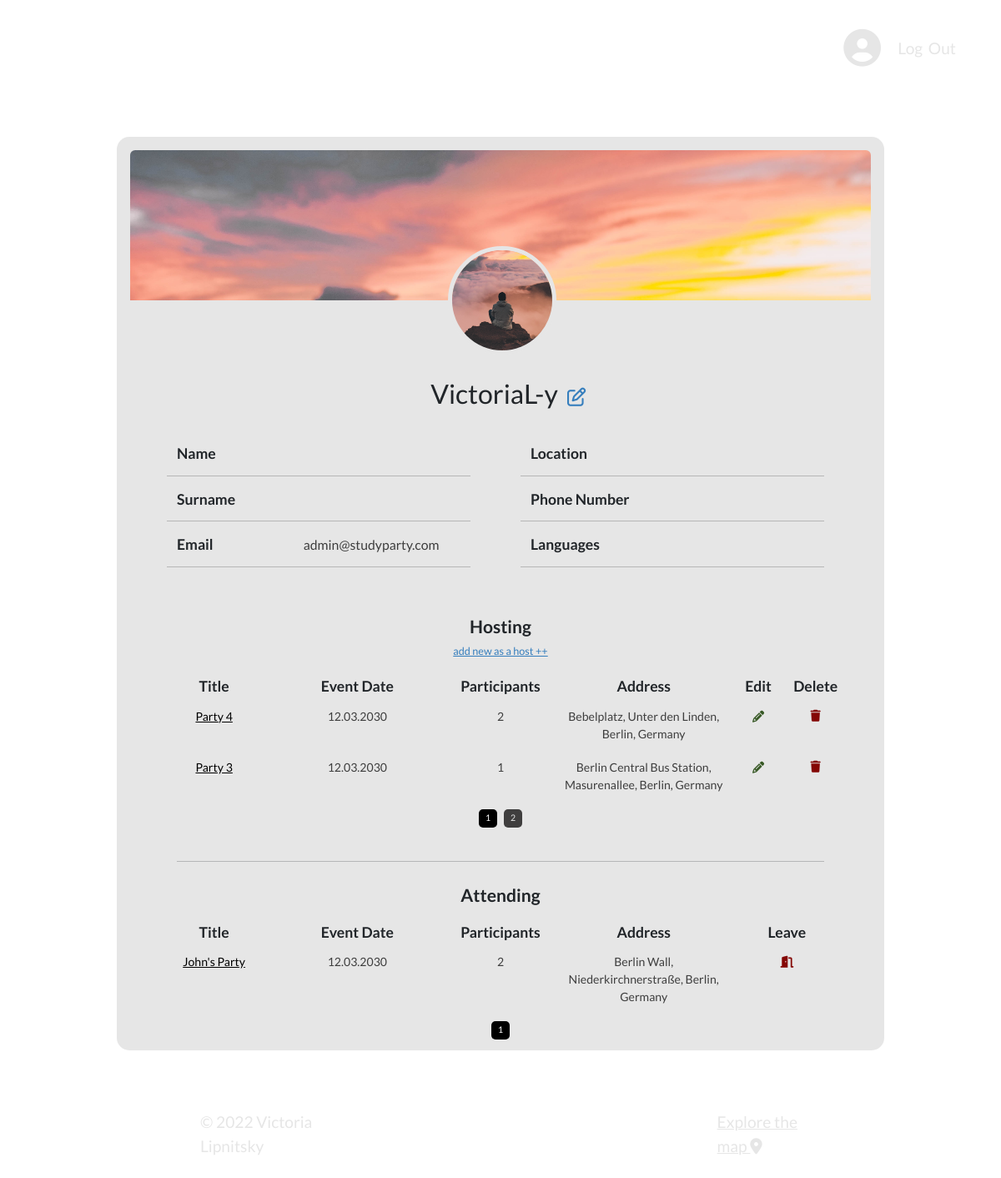
/profile (signed in), run on the app's committed database.
### app/models.py (models this page shows, shortened)
class User(db.Model, UserMixin):
    __tablename__ = 'author'
    id = db.Column(db.Integer, primary_key=True)
    username = db.Column(db.String(20), unique=True, nullable=False)
    email = db.Column(db.String(120), unique=True, nullable=False)
    name = db.Column(db.String(20), unique=False, nullable=True, default=' ')
    surname = db.Column(db.String(20), unique=False, nullable=True, default=' ')
    phoneNumber = db.Column(db.String(15), unique=False, nullable=True, default=' ')
    location = db.Column(db.String(40), unique=False, nullable=True, default=' ')
    languages = db.Column(db.String(50), unique=False, nullable=True, default=' ')
    image_avatar_file = db.Column(db.String(20), nullable=False, default='default.jpg')
    image_bg_file = db.Column(db.String(20), nullable=False, default='default.jpg')
    password = db.Column(db.String(60), nullable=False)
    party = db.relationship('Party', backref='author', lazy=True)
    attending = db.relationship('Party', secondary=association_table, backref="followers")

class Party(db.Model):
    __tablename__ = 'party'
    id = db.Column(db.Integer, primary_key=True)
    title = db.Column(db.String(30), nullable=False)
    date_posted = db.Column(db.DateTime, nullable=False, default=datetime.utcnow)
    date_time = db.Column(db.String(30), nullable=False)
    address = db.Column(db.String(30), nullable=False)
    lng = db.Column(db.String(30), nullable=False)
    lat = db.Column(db.String(30), nullable=False)
    whatsapp_link = db.Column(db.String(30), nullable=False)
    party_languages = db.Column(db.String(30), nullable=False)
    description = db.Column(db.Text, nullable=False)
    author_id = db.Column(db.Integer, db.ForeignKey('author.id'), nullable=False)

### app/routes.py (the view)
@app.route("/profile")
@login_required
def profile():
    form = PartyForm()
    page = request.args.get('page_host', 1, type=int)
    parties = Party.query.filter(Party.author==current_user).order_by(Party.date_posted.desc()).paginate(page=page, per_page=2)
    page_2 = request.args.get('page_att', 1, type=int)
    parties_2 = Party.query.join(User.attending).filter(User.id == current_user.id).order_by(Party.date_posted.desc()).paginate(page=page_2, per_page=2)
    image_avatar_file = url_for('static', filename='profile_pics/' + current_user.image_avatar_file)
    image_bg_file = url_for('static', filename='profile_pics/' + current_user.image_bg_file)
    return render_template("profile.html", title="Profile", image_avatar_file=image_avatar_file, image_bg_file=image_bg_file, parties=parties, parties_2=parties_2, form=form)

### app/models.py (called while the page is built)
@login_manager.user_loader
def load_user(user_id):
    return User.query.get(int(user_id))

### app/templates/profile.html (shortened to what this page needs)
{% extends "layout.html" %}
{% block content %}
<div class="profile-container">
    <div class="profile-backg-img px-3 pb-3">
        <img class="rounded" src="{{ image_bg_file }}">
    </div>
    <div class="media d-flex flex-column align-items-center justify-content-center">
        <img class="rounded-circle ms-4 profile-img" src="{{ image_avatar_file }}">
        <h2 class="pt-3 pb-2 text-center">&nbsp;&nbsp;&nbsp;{{ current_user.username }} <a href="{{ url_for('updateProfile') }}"><i class="fa-regular fa-pen-to-square edit-profile"></i></a></h2>
        <div class="row px-5 py-4 container-fluid user-data">
            <div class="col-lg-6">
                <div class="row container-fluid">
                    <div class="col-5">
                        <span>Name</span>
                    </div>
                    <div class="col-7">
                    </div>
                    <div class="col-5">
                        <span>Surname</span>
                    </div>
                    <div class="col-7">
                    </div>
                    <div class="col-5">
                        <span>Email</span>
                    </div>
                    <div class="col-7">
                        <span>{{ current_user.email }}</span>
                    </div>
                </div>
            </div>
            <div class="col-lg-6">
                <div class="row container-fluid mx-0">
                    <div class="col-5">
                        <span>Location</span>
                    </div>
                    <div class="col-7">
                    </div>
                    <div class="col-5">
                        <span>Phone Number</span>
                    </div>
                    <div class="col-7">
                    </div>
                    <div class="col-5">
                        <span>Languages</span>
                    </div>
                    <div class="col-7">
                    </div>
                </div>
            </div>
        </div>
        <div class="row px-5 py-3 container-fluid user-data text-center">
            <div class="mb-1">
                <span class="headList"><strong>Hosting</strong></span>
                <br>
                <a href="{{ url_for('new_party') }}"><p class="link-to-creat-party">add new as a host&nbsp;++</p></a>
            </div>
            {% if parties.items %}
                <div class="col-2 p-0 mb-2 headColumn">
                    <span><strong>{{ form.title.label }}</strong></span>
                </div>
                <div class="col-3 p-0 headColumn">
                    <span><strong>{{ form.date_time.label }}</strong></span>
                </div>
                <div class="col-2 p-0 headColumn">
                    <span><strong>Participants</strong></span>
                </div>
                <div class="col-3 p-0 headColumn">
                    <span><strong>{{ form.address.label }}</strong></span>
                </div>
                <div class="col-1 p-0 headColumn">
                    <span><strong>Edit</strong></span>
                </div>
                <div class="col-1 p-0 headColumn">
                    <span><strong>Delete</strong></span>
                </div>
            {% else %}
                <span><i>Nothing here... </i><i class="fa-solid fa-wind"></i></span>
            {% endif %}
            {% for party in parties.items %}
                <div class="col-2 p-0 partyTitle">
                    <a href="{{ url_for('party', party_id=party.id) }}">{{ party.title }}</a>
                </div>
                <div class="col-3 p-0">
                    <p>{{ party.date_time }}</p>
                </div>
                <div class="col-2 p-0">
                    <p>{{party.followers|length}}</p>
                </div>
                <div class="col-3 p-0">
                    <p>{{ party.address }}</p>
                </div>
                <div class="col-1 editParty">
                    <a href="{{ url_for('update_party', party_id=party.id) }}"><i class="fa-solid fa-pencil"></i></a>
                </div>
                <div class="col-1 deleteParty">
                    <button type="button" class="btn btn-danger btn-sm" data-bs-toggle="modal" data-bs-target="#deleteModal"><i class="fa-solid fa-trash"></i></button>
                </div>
            {% endfor %}
            <div class="pt-2 d-flex justify-content-center party_list_buttons">
            {% for page_num in parties.iter_pages(left_edge=1, right_edge=1, left_current=1, right_current=2) %}
                {% if page_num %}
                    {% if parties.page == page_num %}
                    <a class="btn ms-1 me-1 mb-4 current-page" href="{{ url_for('profile', page_host=page_num) }}">{{ page_num }}</a>
                    {% else %}
                        <a class="btn ms-1 me-1 mb-4" href="{{ url_for('profile', page_host=page_num) }}">{{ page_num }}</a>
                    {% endif %}
                {% else %}
                    ...
                {% endif %}
            {% endfor %}
            </div>
        <div class="pt-0 pb-2 px-4 m-0"><hr></div>
            <div class="mb-3">
                <span class="headList"><strong>Attending</strong></span>
            </div>
            {% if parties_2.items %}
            <div class="col-2 p-0 mb-2 headColumn">
                <span><strong>{{ form.title.label }}</strong></span>
            </div>
            <div class="col-3 p-0 headColumn">
                <span><strong>{{ form.date_time.label }}</strong></span>
            </div>
            <div class="col-2 p-0 headColumn">
                <span><strong>Participants</strong></span>
            </div>
            <div class="col-3 p-0 headColumn">
                <span><strong>{{ form.address.label }}</strong></span>
            </div>
            <div class="col-2 p-0 headColumn">
                <span><strong>Leave</strong></span>
            </div>
            {% else %}
                <span><i>Nothing here... </i><i class="fa-solid fa-wind"></i></span>
            {% endif %}
            {% for party in parties_2.items %}
                <div class="col-2 p-0 partyTitle">
                    <a href="{{ url_for('party', party_id=party.id) }}">{{ party.title }}</a>
                </div>
                <div class="col-3 p-0">
                    <p>{{ party.date_time }}</p>
                </div>
                <div class="col-2 p-0">
                    <p>{{party.followers|length}}</p>
                </div>
                <div class="col-3 p-0">
                    <p>{{ party.address }}</p>
                </div>
                <div class="col-2 leaveParty">
                    <a href="{{ url_for('leaveTroughProfile', party_id=party.id) }}"><i class="fa-sharp fa-solid fa-door-open"></i></a>
                </div>
            {% endfor %}
            <div class="pt-2 d-flex justify-content-center party_list_buttons">
            {% for page_num in parties_2.iter_pages(left_edge=1, right_edge=1, left_current=1, right_current=2) %}
                {% if page_num %}
                    {% if parties_2.page == page_num %}
                    <a class="btn ms-1 me-1 mb-4 current-page" href="{{ url_for('profile', page_att=page_num) }}">{{ page_num }}</a>
                    {% else %}
                        <a class="btn ms-1 me-1 mb-4" href="{{ url_for('profile', page_att=page_num) }}">{{ page_num }}</a>
                    {% endif %}
                {% else %}
                    ...
                {% endif %}
            {% endfor %}
            </div>
        </div>
    </div>
</div>
<div class="container-fluid p-0 d-flex justify-content-between bottomInscription">
    <p>© 2022 Victoria Lipnitsky</p>
    <a href="{{ url_for('map') }}">Explore the map <i class="fa-solid fa-location-dot"></i></a>
</div>
{% endblock %}

### app/templates/layout.html (shortened to what this page needs)
<!DOCTYPE html>
<html lang="en">
<head>
    <link rel="stylesheet" href="https://cdnjs.cloudflare.com/ajax/libs/bootstrap/5.2.2/css/bootstrap.min.css" />
    <link rel="stylesheet" href="https://cdnjs.cloudflare.com/ajax/libs/font-awesome/6.2.0/css/all.min.css" />
    <link rel="stylesheet" type="text/css" href="{{ url_for('static', filename='/main.css') }}">
</head>
<body>
    <div class="container-fluid d-flex justify-content-end align-items-center sign-log-buttons top-buttons">
        {% if current_user.is_authenticated %}
        <a href="{{ url_for('profile') }}"><i class="fa-solid fa-circle-user profile-icon"></i></a>
        <a href="{{ url_for('logout') }}" class="logout-link">Log Out</a>
        {% else %}
        <p class="pt-2">New to StudyParty?</p>
        <div class="container btn-container">
            <a class="btn" href="{{ url_for('register') }}">Sign Up</a>
            <a class="btn" href="{{ url_for('login') }}" role="button">Log In</a>
        </div>
        {% endif %}
</div>
        {% block content %}
        {% endblock %}
</body>
</html>

### app/static/main.css (style rules this page uses)
* { box-sizing: border-box; }
:root { --fonts: rgb(230, 230, 230); --theQuestion: white; --darkButton: black; --border: rgb(129, 129, 129); --windowCol: 230,230,230; --profileWidth: calc(800px + 10vw); }
body { background-image: url(https://res.cloudinary.com/devqm7qmb/image/upload/q_50/v1664734048/StudyParty.jpg); background-size: cover; background-position: center; height: 100vh; width: 100vw; padding: 0; margin: 0; font-family: 'Lato', sans-serif; }
.bottomInscription { position: absolute; bottom: 1%; }
.bottomInscription p, .bottomInscription a { padding-left: 20vw; padding-right: 20vw; color: var(--fonts); font-size: 1.2em; margin-top: 1em; margin-bottom: 1em; }
.top-buttons { padding-top: calc(10px + 0.6vw); padding-right: 4.5vw; margin-right: 0; height: 100px; }
.top-buttons, .btn-container { width: fit-content; }
.profile-icon { font-size: 2.8em; color: var(--fonts); }
.logout-link { font-size: 1.2em; color: var(--fonts); text-decoration: none; margin-left: 20px; word-spacing: 3px; }
.profile-container { width: var(--profileWidth); height: fit-content; min-height: 70vh; max-height: 77vh; margin: 4.5vh auto; background-color: rgb(var(--windowCol)); font-size: 1.1em; border-radius: 15px; overflow-y: scroll; border-top: 1rem solid var(--fonts); }
.profile-backg-img { height: 180px; width: calc(800px + 10vw); overflow: hidden; }
.profile-backg-img img { height: auto; width: 100%; margin-right: 20px; }
.profile-img { object-fit: cover; height: 130px; width: 130px; margin-right: 20px; margin-top: -65px; margin-bottom: 12px; border: 5px solid rgb(var(--windowCol)); }
.profile-container .user-data .col-5, .profile-container .user-data .col-7, .profile-container .user-data.party-page .col-4, .profile-container .user-data.party-page .col-8 { border-bottom: 1px solid rgb(182, 182, 182); padding-bottom: 12px; margin-bottom: 15px; }
.profile-container .user-data .col-5, .profile-container .user-data.party-page .col-4 { font-weight: bold; }
.profile-container .user-data .col-7 span, .profile-container .user-data.party-page .col-8 span { font-size: 0.9em; color: rgb(62, 62, 62); }
.profile-container .user-data p { font-size: 0.8em; color: rgb(62, 62, 62); padding-top: 3px; }
.profile-container .user-data span.headList { font-size: 1.2em; }
.profile-container .user-data p.link-to-creat-party { font-size: 0.9em; color: #357ebd; text-decoration: underline; display: inline-block; }
.profile-container .user-data a { font-size: 0.8em; color: #357ebd; text-decoration: none; }
.profile-container .user-data .partyTitle a { color: var(--darkButton); text-decoration: none; padding: 1px; border-radius: 3px; text-decoration: underline; }
.profile-container .user-data .editParty a { background-color: transparent; border: none; padding: 0; color: #375925; }
.profile-container .user-data .deleteParty button { background-color: transparent; border: none; padding: 0; margin-bottom: 4px; color: #840705; outline: none; }
.profile-container .user-data .leaveParty a { color: #840705; }
i.edit-profile { color: #357ebd; font-size: 0.7em; position: relative; padding-left: 5px; padding-top: 10px; }
.profile-container .party_list_buttons .btn { margin-top: -5px; font-size: 0.6em; border-radius: 5px; padding: 2px 7px; color: var(--fonts); background-color: rgb(63, 62, 62); }
.profile-container .party_list_buttons .btn.current-page { background-color: var(--darkButton); color: white; }

### data on the page
User: username "VictoriaL-y", email "admin@studyparty.com"
Party: title "Party 4", date_time "12.03.2030", followers|length "2", address "Bebelplatz, Unter den Linden, Berlin, Germany"
Party: title "Party 3", date_time "12.03.2030", followers|length "1", address "Berlin Central Bus Station, Masurenallee, Berlin, Germany"
Party: title "John's Party", date_time "12.03.2030", followers|length "2", address "Berlin Wall, Niederkirchnerstraße, Berlin, Germany"

### other printed values
{{ page_num }} "1"
{{ page_num }} "2"
